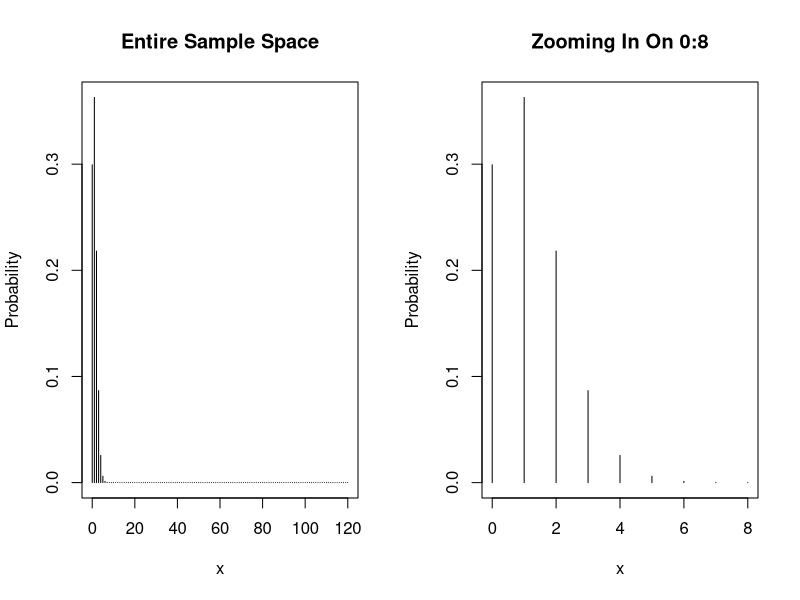
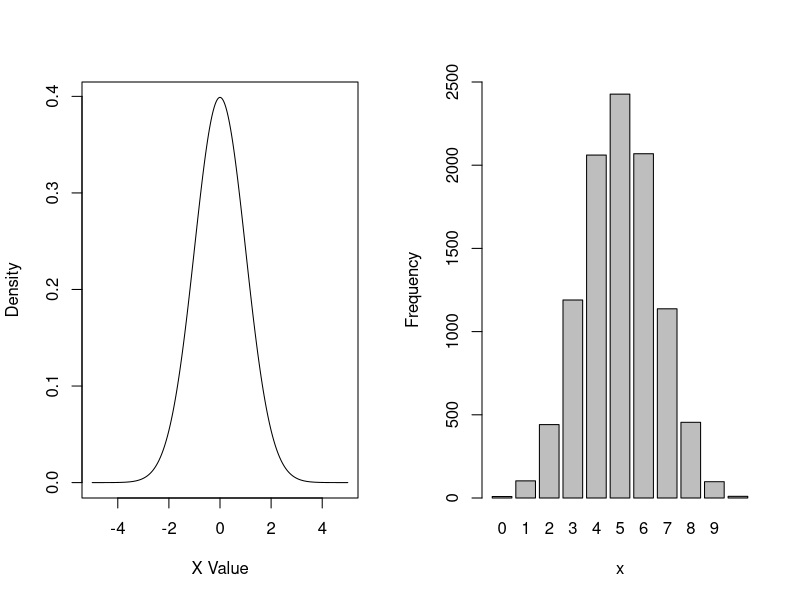

Write R code to recreate these figures, in order.
## ---- chunk 1
library(kableExtra)
library(dplyr)
## ---- chunk 2
dbinom(x=3, size=120, prob=0.01)
## ---- chunk 3
par(mfrow=c(1,2)) # create panel with 1 row, 2 columns

# Plot entire range
cases <- 0:120
plot(cases, dbinom(x = cases, size=120, prob=0.01), type='h', xlab='x', ylab='Probability', main='Entire Sample Space')

# Plot 0:8 to better see positive mass
cases_sub <- 0:8
plot(cases_sub, dbinom(x = cases_sub, size=120, prob=0.01), type='h', xlab='x', ylab='Probability', main='Zooming In On 0:8')
## ---- chunk 4
xlim <- seq(-5,5,length.out=500)
plot(x=xlim, y=dnorm(x=xlim), type='l', xlab='X Value', ylab='Density')
## ---- chunk 5
# P(X<=3) = P(X=0) + P(X=1) + P(X=2) + P(X=3) for discrete
dbinom(x=0, size=120, prob=0.01) + dbinom(x=1, size=120, prob=0.01) + dbinom(x=2, size=120, prob=0.01) + dbinom(x=3, size=120, prob=0.01)

# We can also just use pbinom:
pbinom(q=3, size=120, prob=0.01)
## ---- chunk 6
# P(X <= 1.96)
pnorm(q=1.96)

# P(-0.5 <= X <= 0.5)
pnorm(0.5) - pnorm(-0.5)
## ---- chunk 7
qbinom(p=seq(0,1,by=0.1), size=120, prob=0.01)
## ---- chunk 8
qnorm(0.975)
## ---- chunk 9
set.seed(1015)
rbinom(n=10, size=1, prob=0.5)
rbinom(n=1, size=10, prob=0.5)
## ---- chunk 10
set.seed(1016)
out <- rbinom(n=10000, size=10, prob=0.5)
barplot(table(out), ylim=c(0,2500), xlab="x", ylab="Frequency")
